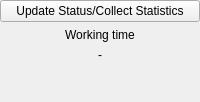
         <widget class="QWidget" name="statisticsPage">
          <layout class="QVBoxLayout" name="verticalLayout_14">
           <property name="leftMargin">
            <number>0</number>
           </property>
           <property name="topMargin">
            <number>0</number>
           </property>
           <property name="rightMargin">
            <number>0</number>
           </property>
           <property name="bottomMargin">
            <number>0</number>
           </property>
           <item>
            <widget class="QPushButton" name="pushButtonStatisticsUpdateStatus">
             <property name="text">
              <string>Update Status/Collect Statistics</string>
             </property>
            </widget>
           </item>
           <item>
            <layout class="QVBoxLayout" name="verticalLayout_6">
             <item>
              <widget class="QLabel" name="label_13">
               <property name="text">
                <string>Working time</string>
               </property>
               <property name="alignment">
                <set>Qt::AlignCenter</set>
               </property>
              </widget>
             </item>
             <item>
              <widget class="QLabel" name="labelStatisticsWorkingTime">
               <property name="text">
                <string>-</string>
               </property>
               <property name="alignment">
                <set>Qt::AlignCenter</set>
               </property>
              </widget>
             </item>
            </layout>
           </item>
           <item>
            <spacer name="verticalSpacer_3">
             <property name="orientation">
              <enum>Qt::Vertical</enum>
             </property>
             <property name="sizeHint" stdset="0">
              <size>
               <width>20</width>
               <height>40</height>
              </size>
             </property>
            </spacer>
           </item>
          </layout>
         </widget>
